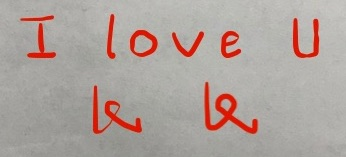
//> input picture showcases/case0/src.jpg, 346 x 157 px
$ ./main ../showcases/case0/src.jpg ../showcases/case0/dst.jpg out.png   (built with g++ and OpenCV 4)
//> lines starting //> are read from the running program, lines starting //| are printed output that depends on the picture; after the words box and inside, x2 and y2 are one past the last pixel; in counts of white or black regions, pixels touching at a corner belong together
### src/PoissonImageImpl.h

#ifndef POISSON_IMAGE_IMPL_H
#define POISSON_IMAGE_IMPL_H

#include <opencv2/opencv.hpp>

#include <Eigen/Core>
#include <Eigen/Sparse>

#include "PoissonImage.h"

class PoissonImageImpl
{

protected:

    // All channels of pixels are saved in column-major order
    Eigen::MatrixXf                 m_srcImage;
    Eigen::MatrixXf                 m_dstImage;
    Eigen::Matrix<unsigned char, Eigen::Dynamic, 1> m_maskMap;

    // Gradient field
    Eigen::MatrixXf                 m_gradientX;
    Eigen::MatrixXf                 m_gradientY;

    int                             m_width;
    int                             m_height;

    PoissonImage::GradientScheme    m_gradientScheme;

    PoissonImage::DiffOp            m_gradientOperator;
    PoissonImage::DiffOp            m_divOperator;

    PoissonImage::PerfMetric        m_perfMetric;

    friend class PoissonImage;

protected:

    static cv::Mat makeContinuous(const cv::Mat& m);

    template<typename T, int RowNum, int ColNum>
    void cvMat2EigenMat(const cv::Mat& cvMat, Eigen::Matrix<T, RowNum, ColNum>& eigenMat);
    template<typename T, int RowNum, int ColNum>
    void eigenMat2CvMat(const Eigen::Matrix<T, RowNum, ColNum>& eigenMat, cv::Mat& cvMat);

    inline int _idx(int x, int y) const { return x * m_height + y; }

    void laplacianOperator(Eigen::SparseMatrix<float, Eigen::RowMajor>& L) const;
    void projectionMask(Eigen::SparseMatrix<float, Eigen::RowMajor>& M) const;
    void projectionEdge(Eigen::SparseMatrix<float, Eigen::RowMajor>& E) const;
    void projectionSampler(Eigen::SparseMatrix<float, Eigen::RowMajor>& S) const;
    void diffOperator(Eigen::SparseMatrix<float, Eigen::RowMajor> &Dx, Eigen::SparseMatrix<float, Eigen::RowMajor> &Dy, PoissonImage::DiffOp op) const;

    void poissonSolver(Eigen::MatrixXf& R, bool wholeSpace = false) const;

    PoissonImageImpl(PoissonImage::GradientScheme gradientSchm = PoissonImage::Maximum, PoissonImage::DiffOp gradientOp = PoissonImage::Backward, PoissonImage::DiffOp divOp = PoissonImage::Forward);
    virtual ~PoissonImageImpl() { return; }

    bool seamlessClone(const cv::Mat& srcMat, const cv::Mat& dstMat, const cv::Mat& maskMat, cv::Mat& output);

};

#endif // POISSON_IMAGE_IMPL_H

### src/StopWatch.h

#ifndef STOP_WATCH_H
#define STOP_WATCH_H

#include <iostream>
#include <ctime>

class StopWatch
{
private:
    clock_t         m_startTime;
    clock_t         m_lastTime;
public:
    StopWatch() : m_startTime(std::clock()), m_lastTime(m_startTime) { return; }

    double escapeTime() const { return (double)(std::clock() - m_lastTime) / CLOCKS_PER_SEC; }
    double totalTime() const { return (double)(std::clock() - m_startTime) / CLOCKS_PER_SEC; }

    double tick(const char* title = NULL)
    {
        double t = escapeTime();
        if(title) std::cout << title << ": " << t << "s" << std::endl;
        m_lastTime = std::clock();
        return t;
    }

};

#endif // STOP_WATCH_H

### src/PoissonImage.h

#ifndef POISSON_IMAGE_H
#define POISSON_IMAGE_H

#include <opencv2/opencv.hpp>

class PoissonImage
{

public:

    // Differential Operators
    enum DiffOp {
        Forward
        , Backward
        , Centered
        , Fourier   // No implementation
    };

    // Gradient Strategy
    enum GradientScheme {
        Replace
        , Average
        , Maximum
    };

    // Performance Metric
    struct PerfMetric {
        double  m_tInit;
        double  m_tGradient;
        double  m_tSolver;

        PerfMetric& operator=(const PerfMetric& rhs)
        {
            m_tInit = rhs.m_tInit;
            m_tGradient = rhs.m_tGradient;
            m_tSolver = rhs.m_tSolver;
            return (*this);
        }
    };

public:

    static bool seamlessClone(cv::InputArray src, cv::InputArray dst, cv::InputArray mask
        , const cv::Point& offset, cv::OutputArray output
        , GradientScheme gradientSchm = GradientScheme::Maximum
        , DiffOp gradientOp = DiffOp::Backward
        , DiffOp divOp = DiffOp::Forward
        , PerfMetric* perfMetric = nullptr
    );

};

#endif // POISSON_IMAGE_H

### src/PoissonImageImpl.cpp
#include "StopWatch.h"
#include "PoissonImageImpl.h"

PoissonImageImpl::PoissonImageImpl(PoissonImage::GradientScheme gradientSchm, PoissonImage::DiffOp gradientOp, PoissonImage::DiffOp divOp)
    : m_gradientScheme(gradientSchm)
    , m_gradientOperator(gradientOp)
    , m_divOperator(divOp)
{
    return;
}

cv::Mat PoissonImageImpl::makeContinuous(const cv::Mat& m)
{
    if (!m.isContinuous()) {
        return m.clone();
    }
    return m;
}

template<typename T, int RowNum, int ColNum>
void PoissonImageImpl::cvMat2EigenMat(const cv::Mat& cvMat, Eigen::Matrix<T, RowNum, ColNum>& eigenMat)
{
    typedef Eigen::Matrix<unsigned char, Eigen::Dynamic, 1> V;
    for(int x = 0; x < m_width; x++){
        for(int y = 0; y < m_height; y++){
            eigenMat.row(_idx(x, y)) = Eigen::Map<const V>(cvMat.ptr<unsigned char>(y, x), cvMat.channels()).cast<T>();
        }
    }
}

template<typename T, int RowNum, int ColNum>
void PoissonImageImpl::eigenMat2CvMat(const Eigen::Matrix<T, RowNum, ColNum>& eigenMat, cv::Mat& cvMat)
{
    cvMat = cv::Mat::zeros(m_height, m_width, CV_32FC3);
    typedef Eigen::Matrix<T, Eigen::Dynamic, 1> V;
    for(int x = 0; x < m_width; x++){
        for(int y = 0; y < m_height; y++){
            Eigen::Map<V>(cvMat.ptr<float>(y, x), cvMat.channels()) = eigenMat.row(_idx(x, y));
        }
    }
}

void PoissonImageImpl::laplacianOperator(Eigen::SparseMatrix<float, Eigen::RowMajor>& L) const
{
    Eigen::SparseMatrix<float, Eigen::RowMajor> m(m_width * m_height, m_width * m_height);
    m.reserve(Eigen::VectorXi::Constant(m_width * m_height, 5));
    for(int x = 0; x < m_width; x++){
        for(int y = 0; y < m_height; y++){
            int coeff = 0;
            if(x >= 1){
                m.insert(_idx(x, y), _idx(x-1, y)) = 1;
                coeff--;
            }
            if(x <= m_width - 2){
                m.insert(_idx(x, y), _idx(x+1, y)) = 1;
                coeff--;
            }
            if(y >= 1){
                m.insert(_idx(x, y), _idx(x, y-1)) = 1;
                coeff--;
            }
            if(y <= m_height - 2){
                m.insert(_idx(x, y), _idx(x, y+1)) = 1;
                coeff--;
            }
            m.insert(_idx(x, y), _idx(x, y)) = coeff;
        }
    }
    m.makeCompressed();
    m.swap(L);
}

void PoissonImageImpl::projectionMask(Eigen::SparseMatrix<float, Eigen::RowMajor>& M) const
{
    Eigen::SparseMatrix<float, Eigen::RowMajor> m(m_width * m_height, m_width * m_height);
    m.reserve(Eigen::VectorXi::Constant(m_width * m_height, 1));
    for(int x = 0; x < m_width; x++){
        for(int y = 0; y < m_height; y++){
            if(m_maskMap[_idx(x, y)] > 0){
                m.insert(_idx(x, y), _idx(x, y)) = 1;
            }
        }
    }
    m.makeCompressed();
    m.swap(M);
}

void PoissonImageImpl::projectionEdge(Eigen::SparseMatrix<float, Eigen::RowMajor>& E) const
{
    Eigen::SparseMatrix<float, Eigen::RowMajor> m(m_width * m_height, m_width * m_height);
    m.reserve(Eigen::VectorXi::Constant(m_width * m_height, 1));
    for(int x = 0; x < m_width; x++){
        for(int y = 0; y < m_height; y++){
            if(m_maskMap[_idx(x, y)] > 0) continue;
            bool isEdge = (x >= 1 && m_maskMap[_idx(x-1, y)] > 0)
                || (x <= m_width - 2 && m_maskMap[_idx(x+1, y)] > 0)
                || (y >= 1 && m_maskMap[_idx(x, y-1)] > 0)
                || (y <= m_height - 2 && m_maskMap[_idx(x, y+1)] > 0)
                ;
            if(isEdge) m.insert(_idx(x, y), _idx(x, y)) = 1;
        }
    }
    m.makeCompressed();
    m.swap(E);
}

void PoissonImageImpl::projectionSampler(Eigen::SparseMatrix<float, Eigen::RowMajor>& S) const
{
    std::vector<Eigen::Triplet<float>> triplets;
    for(int x = 0; x < m_width; x++){
        for(int y = 0; y < m_height; y++){
            if(m_maskMap[_idx(x, y)] > 0){
                triplets.push_back(Eigen::Triplet<float>(triplets.size(), _idx(x, y), 1.0f));
            }
        }
    }
    Eigen::SparseMatrix<float, Eigen::RowMajor> m(triplets.size(), m_width * m_height);
    m.reserve(Eigen::VectorXi::Constant(m_width * m_height, 1));
    m.setFromTriplets(triplets.begin(), triplets.end());
    m.makeCompressed();
    m.swap(S);
}

void PoissonImageImpl::diffOperator(Eigen::SparseMatrix<float, Eigen::RowMajor> &Dx, Eigen::SparseMatrix<float, Eigen::RowMajor> &Dy, PoissonImage::DiffOp op) const
{
    Eigen::SparseMatrix<float, Eigen::RowMajor> m1(m_width * m_height, m_width * m_height);
    m1.reserve(Eigen::VectorXi::Constant(m_width * m_height, 2));
    Eigen::SparseMatrix<float, Eigen::RowMajor> m2(m_width * m_height, m_width * m_height);
    m2.reserve(Eigen::VectorXi::Constant(m_width * m_height, 2));
    for(int x = 0; x < m_width; x++){
        for(int y = 0; y < m_height; y++){
            {
                switch(op){
                    case PoissonImage::Backward:
                        if(x == 0) continue;
                        if(m_maskMap[_idx(x-1, y)] == 0) continue;
                        m1.insert(_idx(x, y), _idx(x, y)) = 1;
                        m1.insert(_idx(x, y), _idx(x-1, y)) = -1;
                        break;
                    case PoissonImage::Forward:
                        if(x == m_width - 1) continue;
                        if(m_maskMap[_idx(x+1, y)] == 0) continue;
                        m1.insert(_idx(x, y), _idx(x+1, y)) = 1;
                        m1.insert(_idx(x, y), _idx(x, y)) = -1;
                        break;
                    case PoissonImage::Centered:
                        if(x == 0 || x == m_width - 1) continue;
                        if(m_maskMap[_idx(x-1, y)] == 0 || m_maskMap[_idx(x+1, y)] == 0) continue;
                        m1.insert(_idx(x, y), _idx(x+1, y)) = 0.5;
                        m1.insert(_idx(x, y), _idx(x-1, y)) = -0.5;
                        break;
                    case PoissonImage::Fourier:
                        // No implement
                        break;
                }
            }

            {
                switch(op){
                    case PoissonImage::Backward:
                        if(y == 0) continue;
                        if(m_maskMap[_idx(x, y-1)] == 0) continue;
                        m2.insert(_idx(x, y), _idx(x, y)) = 1;
                        m2.insert(_idx(x, y), _idx(x, y-1)) = -1;
                        break;
                    case PoissonImage::Forward:
                        if(y == m_height - 1) continue;
                        if(m_maskMap[_idx(x, y+1)] == 0) continue;
                        m2.insert(_idx(x, y), _idx(x, y+1)) = 1;
                        m2.insert(_idx(x, y), _idx(x, y)) = -1;
                        break;
                    case PoissonImage::Centered:
                        if(y == 0 || y == m_height - 1) continue;
                        if(m_maskMap[_idx(x, y-1)] == 0 || m_maskMap[_idx(x, y+1)] == 0) continue;
                        m2.insert(_idx(x, y), _idx(x, y+1)) = 0.5;
                        m2.insert(_idx(x, y), _idx(x, y-1)) = -0.5;
                        break;
                    case PoissonImage::Fourier:
                        // No implement
                        throw "No implementation currently for Fourier differential operator.";
                }
            }
        }
    }
    m1.makeCompressed(); m1.swap(Dx);
    m2.makeCompressed(); m2.swap(Dy);
}

void PoissonImageImpl::poissonSolver(Eigen::MatrixXf& R, bool wholeSpace) const
{
    Eigen::SparseMatrix<float, Eigen::RowMajor> L, M, E, S, ST, Dx, Dy;
    laplacianOperator(L); projectionMask(M); projectionEdge(E); projectionSampler(S); ST = S.transpose(); diffOperator(Dx, Dy, m_divOperator);
    Eigen::SparseMatrix<float> A = S * L * M * ST;
    Eigen::MatrixXf b = S * (Dx * m_gradientX + Dy * m_gradientY - L * E * m_dstImage);

    Eigen::SparseLU<Eigen::SparseMatrix<float>> solver;
    solver.analyzePattern(A);
    solver.factorize(A);
    R = solver.solve(b);
    if(wholeSpace){
        R = m_dstImage - M * m_dstImage + ST * R;
    }
}


bool PoissonImageImpl::seamlessClone(const cv::Mat& srcMat, const cv::Mat& dstMat, const cv::Mat& maskMat, cv::Mat& output)
{
    StopWatch timer;
    // Clear metric
    m_perfMetric = { 0.0, 0.0, 0.0 };

    if (srcMat.size() != maskMat.size()){
        std::cerr << "The sizes of source and mask should be the same!" << std::endl;
        return false;
    }

    if(srcMat.size() != dstMat.size()){
        std::cerr << "The sizes of source and destination should be the same!" << std::endl;
        return false;
    }

    // Size
    m_width = dstMat.cols;
    m_height = dstMat.rows;

    // Initialize eigen matrices
    m_srcImage = std::move(Eigen::MatrixXf(m_width * m_height, srcMat.channels()));
    m_dstImage = std::move(Eigen::MatrixXf(m_width * m_height, dstMat.channels()));
    m_maskMap = std::move(Eigen::Matrix<unsigned char, Eigen::Dynamic, 1>(m_width * m_height, 1));

    // Convert cv mat into eigen mat
    cvMat2EigenMat(srcMat, m_srcImage);
    cvMat2EigenMat(dstMat, m_dstImage);
    cvMat2EigenMat(maskMat, m_maskMap);

    // Initialization time
    m_perfMetric.m_tInit = timer.tick();

    // Calculate gradient
    Eigen::SparseMatrix<float, Eigen::RowMajor> Dx, Dy; diffOperator(Dx, Dy, m_gradientOperator);
    switch(m_gradientScheme){
        case PoissonImage::Replace:
            {
                m_gradientX = Dx * m_srcImage;
                m_gradientY = Dy * m_srcImage;
            }
            break;
        case PoissonImage::Average:
            {
                m_gradientX = 0.5 * (Dx * m_srcImage + Dx * m_dstImage);
                m_gradientY = 0.5 * (Dy * m_srcImage + Dy * m_dstImage);
            }
            break;
        case PoissonImage::Maximum:
            {
                Eigen::MatrixXf srcGradX = Dx * m_srcImage, srcGradY = Dy * m_srcImage;
                Eigen::MatrixXf dstGradX = Dx * m_dstImage, dstGradY = Dy * m_dstImage;

                m_gradientX = std::move(Eigen::MatrixXf(m_width * m_height, srcMat.channels()));
                m_gradientY = std::move(Eigen::MatrixXf(m_width * m_height, srcMat.channels()));
                for(int x = 0; x < srcMat.channels(); x++){
                    for(int y = 0; y < m_width * m_height; y++){
                        float srcGx = srcGradX(y, x), srcGy = srcGradY(y, x);
                        float dstGx = dstGradX(y, x), dstGy = dstGradY(y, x);
                        if(srcGx*srcGx + srcGy*srcGy >= dstGx*dstGx + dstGy*dstGy){
                            m_gradientX(y, x) = srcGx;
                            m_gradientY(y, x) = srcGy;
                        }else{
                            m_gradientX(y, x) = dstGx;
                            m_gradientY(y, x) = dstGy;
                        }
                    }
                }
            }
            break;
    }

    // Gradient calculation time
    m_perfMetric.m_tGradient = timer.tick();

    Eigen::MatrixXf R;
    poissonSolver(R, true);
    eigenMat2CvMat(R, output);

    // Poisson solving time
    m_perfMetric.m_tSolver = timer.tick();

    return true;
}

### src/PoissonImage.cpp
#include <iostream>
#include "StopWatch.h"
#include "PoissonImageImpl.h"
#include "PoissonImage.h"

bool PoissonImage::seamlessClone(cv::InputArray src, cv::InputArray dst, cv::InputArray mask, const cv::Point& offset
    , cv::OutputArray output, GradientScheme gradientSchm, DiffOp gradientOp, DiffOp divOp, PerfMetric* perfMetric
) {
    if (src.size() != mask.size())
    {
        std::cerr << "The sizes of source and mask should be the same!" << std::endl;
        return false;
    }

    // Size
    int w = dst.cols();
    int h = dst.rows();

    // Format check
    if (src.type() != CV_8UC3)
    {
        std::cerr << "Format Check: The source mat have type: " << src.type() << ", but should have type: " << CV_8UC3 << std::endl;
        return false;
    }
    if (dst.type() != CV_8UC3)
    {
        std::cerr << "Format Check: The destination mat have type: " << dst.type() << ", but should have type: " << CV_8UC3 << std::endl;
        return false;
    }
    if (mask.type() != CV_8UC1)
    {
        std::cerr << "Format Check: The mask mat have type: " << mask.type() << ", but should have type: " << CV_8UC1 << std::endl;
        return false;
    }

    // Adjust the position of the src image and mask
    cv::Mat srcMat = cv::Mat::zeros(h, w, CV_8UC3);
    cv::Mat maskMat = cv::Mat::zeros(h, w, CV_8UC1);
    cv::Mat dstMat = dst.getMat();
    {
        int left = (src.cols() / 2) - offset.x - (w / 2);
        if (left < 0)
            left = 0;
        int right = (src.cols() / 2) - offset.x + (w / 2);
        if (right >= src.cols())
            right = src.cols() - 1;
        int top = (src.rows() / 2) - offset.y - (h / 2);
        if (top < 0)
            top = 0;
        int bottom = (src.rows() / 2) - offset.y + (h / 2);
        if (bottom >= src.rows())
            bottom = src.rows() - 1;
        cv::Rect rcSrc(left, top, right - left, bottom - top);
        cv::Point center = cv::Point(w / 2, h / 2) + offset + cv::Point((left + right) / 2, (top + bottom) / 2) - cv::Point(src.cols() / 2, src.rows() / 2);
        cv::Rect rcDst(center.x - rcSrc.width / 2, center.y - rcSrc.height / 2, rcSrc.width, rcSrc.height);
        src.getMat()(rcSrc).copyTo(srcMat(rcDst));
        mask.getMat()(rcSrc).copyTo(maskMat(rcDst));
    }

    // Make input data compact
    srcMat = PoissonImageImpl::makeContinuous(srcMat);
    dstMat = PoissonImageImpl::makeContinuous(dstMat);
    maskMat = PoissonImageImpl::makeContinuous(maskMat);

    PoissonImageImpl PI(gradientSchm, gradientOp, divOp);
    cv::Mat outputMat;
    if(!PI.seamlessClone(srcMat, dstMat, maskMat, outputMat)){
        return false;
    }

    // 2019.7.13 Bugfix to float-pointing matrix. Thanks to ZHAO
    // Since the cv::imshow only present normalized float matrix
    // normally, we need to return the matrix of byte type.
    outputMat.convertTo(output, CV_8U);

    // Fill out the perfermance metric
    if (perfMetric){
        (*perfMetric) = PI.m_perfMetric;
    }

    return true;
}

### sample/main.cpp
#include <iostream>

#include "PoissonImage.h"

int main(int argc, char* argv[])
{
    if(argc < 4){
        std::cout << "Compulsory arguments are missing ..." << std::endl;
        std::cout << "Usage: PoissonImageEditor <source-path> <destination-path> <output-path> \n"
                  << "[ <mask-path> [ <x-offset> <y-offset> [ <-r|-a|-m> [ <-b|-f|-c> <-b|-f|-c> ] ] ] ]"
                  << std::endl
                  ;
        return 0;
    }

    std::cout << "Poisson Image Editing ..." << std::endl;

    cv::Mat src = cv::imread(argv[1]);
//> src is the input picture: 157 rows x 346 cols, CV_8UC3; mean B, G, R 156.8, 162.1, 174.9
    cv::Mat dst = cv::imread(argv[2]);
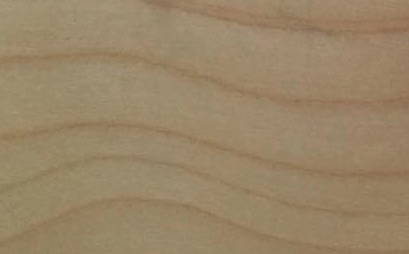
//> input picture showcases/case0/dst.jpg, 409 x 254 px
//> dst is the input picture: 254 rows x 409 cols, CV_8UC3; mean B, G, R 102.6, 133, 153.4
    std::string outputPath = argv[3];
//> outputPath = "out.png"

    cv::Mat mask;
    if(argc >= 5) mask = cv::imread(argv[4], cv::IMREAD_GRAYSCALE);
    else mask = 255 * cv::Mat::ones(src.rows, src.cols, CV_8UC1);

    cv::Point offset(0, 0);
    if(argc >= 7){
        offset = cv::Point(std::atoi(argv[5]), std::atoi(argv[6]));
    }

    PoissonImage::GradientScheme scheme = PoissonImage::Maximum;
    if(argc >= 8){
        std::string a = argv[7];
        if(a == "-r") scheme = PoissonImage::Replace;
        else if(a == "-a") scheme = PoissonImage::Average;
        else if(a == "-m") scheme = PoissonImage::Maximum;
    }

    PoissonImage::DiffOp gradientOp = PoissonImage::Backward, divOp = PoissonImage::Forward;
    if(argc >= 10){
        std::string a = argv[8], b = argv[9];
        if(a == "-f") gradientOp = PoissonImage::Forward;
        else if(a == "-b") gradientOp = PoissonImage::Backward;
        else if(a == "-c") gradientOp = PoissonImage::Centered;

        if(b == "-f") divOp = PoissonImage::Forward;
        else if(b == "-b") divOp = PoissonImage::Backward;
        else if(b == "-c") divOp = PoissonImage::Centered;
    }

    cv::Mat output;
    PoissonImage::PerfMetric perf;
    if(PoissonImage::seamlessClone(src, dst, mask, offset, output, scheme, gradientOp, divOp, &perf)){
//> in seamlessClone, `src.getMat()(rcSrc).copyTo(srcMat(rcDst));`:
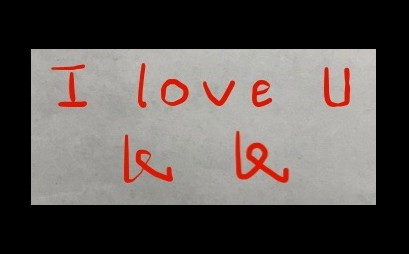
//> srcMat: 254 rows x 409 cols, CV_8UC3; mean B, G, R 81.2, 84, 90.7
//> after the loop in cvMat2EigenMat (call 3), `for(int x = 0; x < m_width; x++)`:
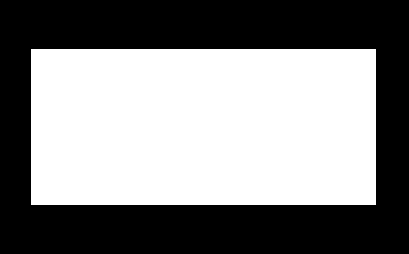
//> cvMat: 254 rows x 409 cols, CV_8UC1; 51.8% white; 1 black region, box (x1, y1, x2, y2) and area: (0, 0, 409, 254) 50066
//> after the loop in eigenMat2CvMat, `for(int x = 0; x < m_width; x++)`:
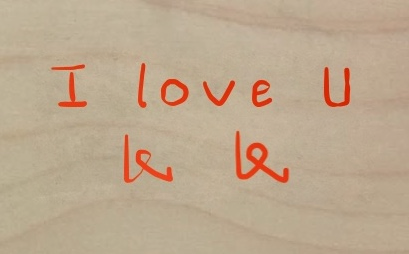
//> cvMat: 254 rows x 409 cols, CV_32FC3; mean B, G, R 97.4, 128.5, 155.3; drawn with min black and max white
//> in seamlessClone, `outputMat.convertTo(output, CV_8U);`:
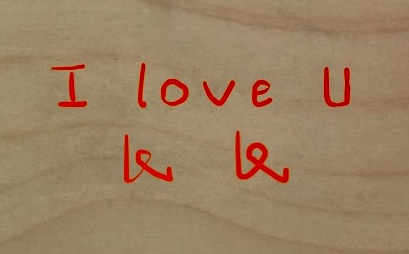
//> output: 254 rows x 409 cols, CV_8UC3; mean B, G, R 98.6, 128.7, 155.3
        cv::imwrite(outputPath, output);

        std::cout << "Initialization: " << perf.m_tInit << "s" << std::endl;
        std::cout << "Calculate Gradient: " << perf.m_tGradient << "s" << std::endl;
        std::cout << "Poisson Solving: " << perf.m_tSolver << "s" << std::endl;
    }else{
        std::cerr << "Failed to run Poisson image editing." << std::endl;
    }

    return 0;
}
